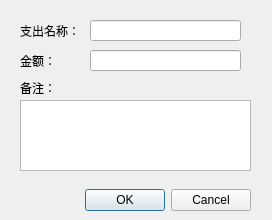
<?xml version="1.0" encoding="UTF-8"?>
<ui version="4.0">
 <class>EditOfficeExp</class>
 <widget class="QDialog" name="EditOfficeExp">
  <property name="geometry">
   <rect>
    <x>0</x>
    <y>0</y>
    <width>272</width>
    <height>220</height>
   </rect>
  </property>
  <property name="windowTitle">
   <string>添加办公支出记录</string>
  </property>
  <widget class="QDialogButtonBox" name="buttonBox">
   <property name="geometry">
    <rect>
     <x>30</x>
     <y>180</y>
     <width>221</width>
     <height>41</height>
    </rect>
   </property>
   <property name="orientation">
    <enum>Qt::Horizontal</enum>
   </property>
   <property name="standardButtons">
    <set>QDialogButtonBox::Cancel|QDialogButtonBox::Ok</set>
   </property>
  </widget>
  <widget class="QLabel" name="label">
   <property name="geometry">
    <rect>
     <x>20</x>
     <y>50</y>
     <width>71</width>
     <height>21</height>
    </rect>
   </property>
   <property name="text">
    <string>金额：</string>
   </property>
  </widget>
  <widget class="QLabel" name="label_4">
   <property name="geometry">
    <rect>
     <x>20</x>
     <y>80</y>
     <width>60</width>
     <height>16</height>
    </rect>
   </property>
   <property name="text">
    <string>备注：</string>
   </property>
  </widget>
  <widget class="QLabel" name="label_5">
   <property name="geometry">
    <rect>
     <x>20</x>
     <y>20</y>
     <width>71</width>
     <height>21</height>
    </rect>
   </property>
   <property name="text">
    <string>支出名称：</string>
   </property>
  </widget>
  <widget class="QTextEdit" name="commentEdit">
   <property name="geometry">
    <rect>
     <x>20</x>
     <y>100</y>
     <width>231</width>
     <height>71</height>
    </rect>
   </property>
  </widget>
  <widget class="QLineEdit" name="moneyEdit">
   <property name="geometry">
    <rect>
     <x>90</x>
     <y>50</y>
     <width>151</width>
     <height>21</height>
    </rect>
   </property>
  </widget>
  <widget class="QLineEdit" name="nameEdit">
   <property name="geometry">
    <rect>
     <x>90</x>
     <y>20</y>
     <width>151</width>
     <height>21</height>
    </rect>
   </property>
  </widget>
 </widget>
 <resources/>
 <connections>
  <connection>
   <sender>buttonBox</sender>
   <signal>rejected()</signal>
   <receiver>EditOfficeExp</receiver>
   <slot>reject()</slot>
   <hints>
    <hint type="sourcelabel">
     <x>316</x>
     <y>260</y>
    </hint>
    <hint type="destinationlabel">
     <x>286</x>
     <y>274</y>
    </hint>
   </hints>
  </connection>
  <connection>
   <sender>buttonBox</sender>
   <signal>accepted()</signal>
   <receiver>EditOfficeExp</receiver>
   <slot>accept()</slot>
   <hints>
    <hint type="sourcelabel">
     <x>248</x>
     <y>254</y>
    </hint>
    <hint type="destinationlabel">
     <x>157</x>
     <y>274</y>
    </hint>
   </hints>
  </connection>
 </connections>
</ui>
